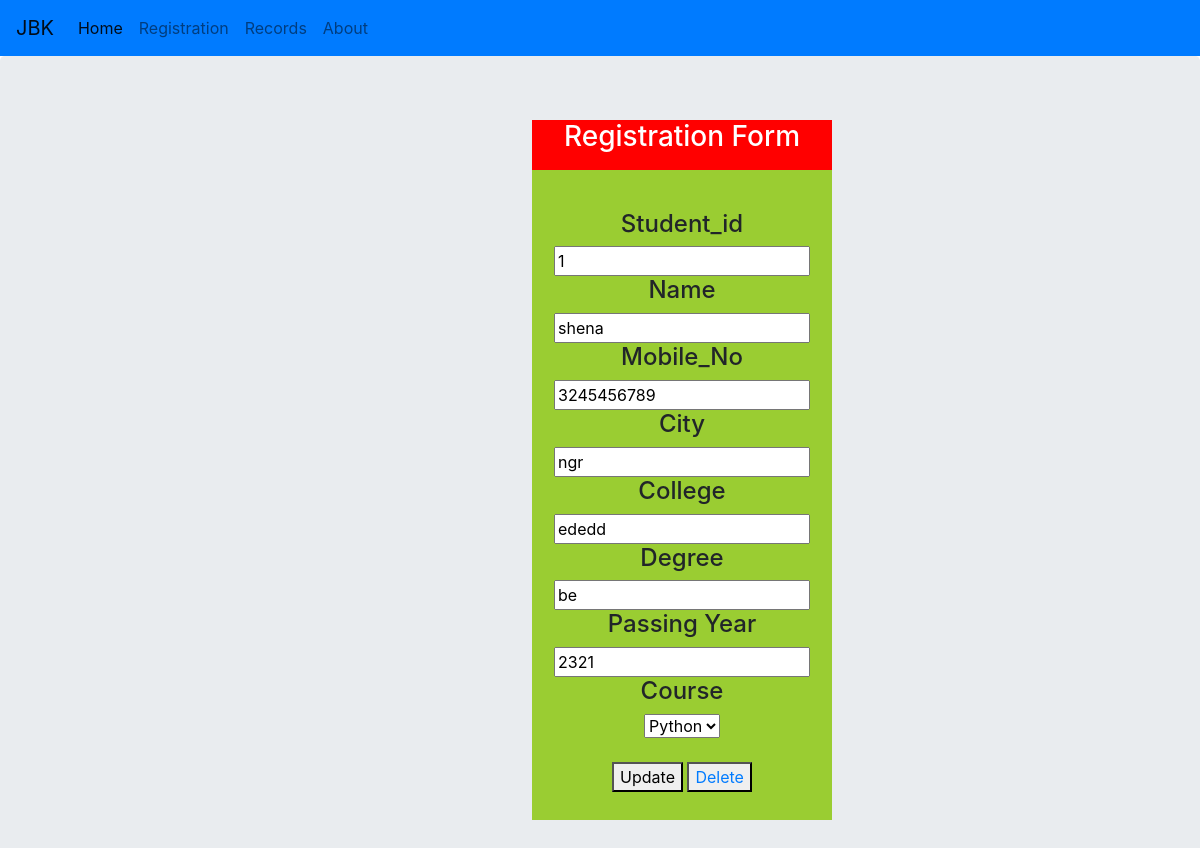
The app's page /update/1/ with its own data.
### student/models.py (models this page shows)
class Details(models.Model):
    stu_id = models.IntegerField()
    name = models.CharField(max_length=100)
    mob = models.IntegerField(null=True)
    city = models.CharField(max_length=100)
    college=models.CharField(max_length=100)
    degree=models.CharField(max_length=100)
    year = models.IntegerField()
    course =models.CharField(max_length=100)

### student/views.py (the view, shortened to what this page needs)
# urls.py: path('update/<int:id>/',update),
def update(request,id):
    try:
        data = Details.objects.filter(stu_id=id).first()
    except MultipleObjectsReturned:
        data = Details.objects.filter(stu_id=id).order_by('id').first()
    context={
        'data':data
    }
    return render(request,'student/update.html',context)

### student/templates/student/update.html (shortened to what this page needs)
{% extends 'student/master.html' %}
{% block body %}
<div style="margin-left:500px; height: 700px; width:300px ;background-color:yellowgreen">
   <div style="text-align:center; height: 50px; width:300px ;background-color:red">
        <h3 style="color: white;">Registration Form</h3><br><br>
        <form method="post">
          <center>
               <h4>Student_id</h4>
               <input type="number" name="st_id" value="{{data.stu_id}}">
               <h4>Name</h4>
               <input type="text" name="name" value="{{data.name}}">
               <h4>Mobile_No</h4>
               <input type="number" name="mbl" value="{{data.mob}}">
               <h4>City</h4> <input type="text" name="city" value="{{data.city}}">
               <h4>College</h4> <input type="text" name="college" value="{{data.college}}">
               <h4>Degree</h4> <input type="text" name="degree" value="{{data.degree}}">
               <h4>Passing Year</h4> <input type="number" name="year" value="{{data.year}}">
               <h4>Course</h4>
               <select name="course" id="" value="{{data.course}}">
                    <option value="python">Python</option>
               </select><br><br>
               <button type="submit">Update</button>
               <button type="button"><a href="/delete/{{data.stu_id}}">Delete</a></button>
          </center>
        </form>
   </div>
</div>
{% endblock %}

### records on screen
Details: st_id "1", name "shena", mbl "3245456789", city "ngr", college "ededd", degree "be", year "2321", course "Python"
